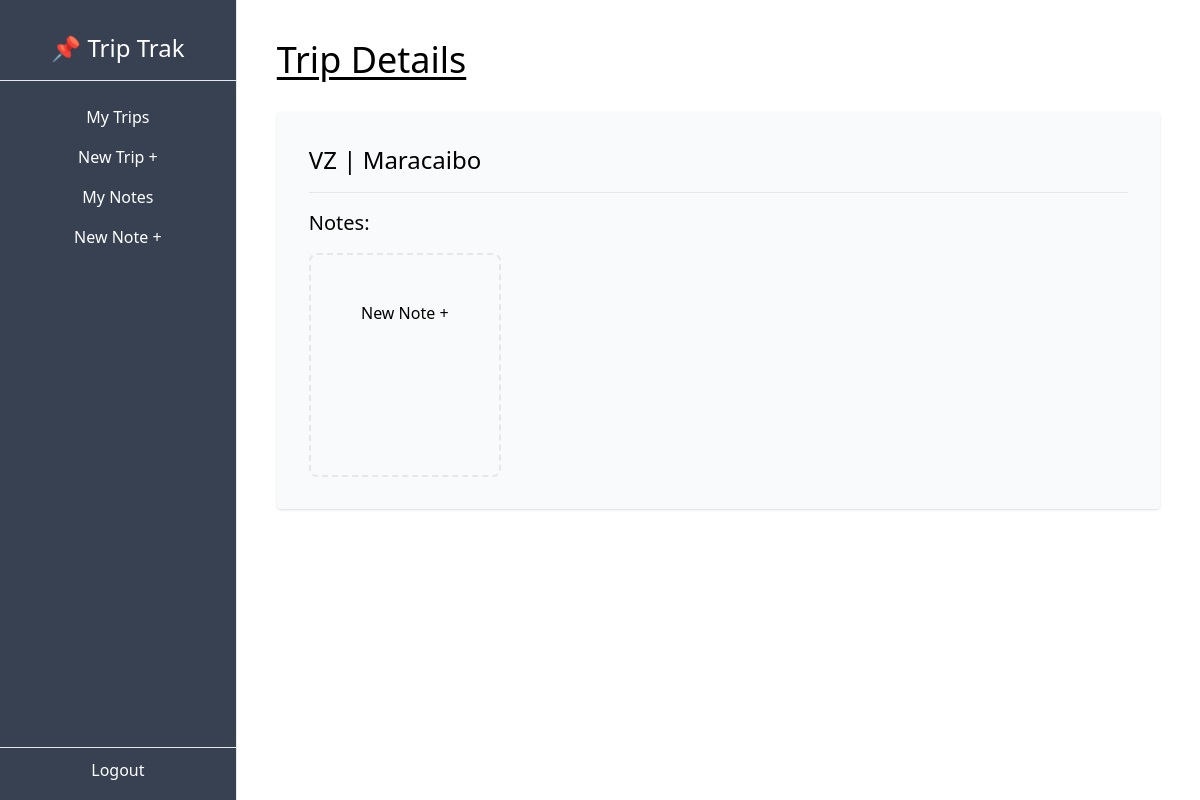
Before: /dashboard/trip/6/ with the older database file.
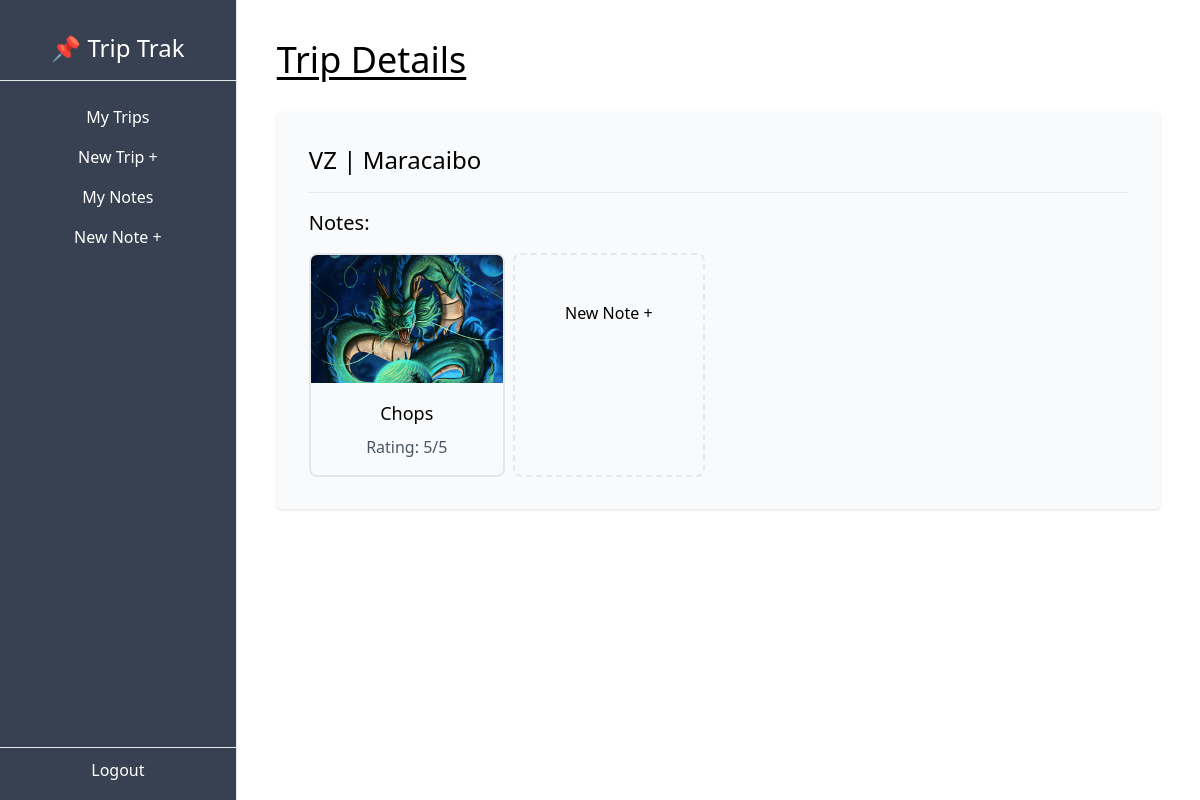
After: the same page with the newer database file.
### Trips/models.py (models this page shows, shortened)
class Note(models.Model):
    EXCURSION = (
        ('dinning', 'Dinning'),
        ('event', 'Event'),
        ('soccer game', 'Soccer Game'),
        ('shopping', 'Shopping'),
    )
    trip = models.ForeignKey(Trip, on_delete=models.CASCADE, related_name='notes')
    name = models.CharField(max_length=100)
    description = models.TextField()
    rating = models.PositiveSmallIntegerField(default=1, validators=[MaxValueValidator(5)])
    img = models.ImageField(upload_to='notes', blank=True, null=True)   # pillow
    type = models.CharField(max_length=100, choices=EXCURSION)

### Trips/views.py (the view)
# urls.py: path('dashboard/trip/<int:pk>/', TripDetailView.as_view(), name='trip-detail'),
class TripDetailView(DetailView):
    model = Trip
    def get_context_data(self, **kwargs):
        context = super().get_context_data(**kwargs)
        trip = context['object']
        notes = trip.notes.all()
        context['notes'] = notes
        return context

### Trips/templates/trips/trip_detail.html
{% extends 'Trips/_base.html' %}
{% block content %}
<h1 class="text-4xl underline underline-offset-4 mb-8">Trip Details</h1>
    <div class="bg-gray-50 p-8 rounded shadow my-4">
        <p class="text-2xl">{{trip.country}} | {{trip.city}}</p>
        <hr class="my-4">
        <h3 class="text-xl pb-4">Notes:</h3>
        <div class="flex gap-2 flex-wrap">
            {% for note in notes %}
            <a href="{% url 'note-detail' note.pk %}">
                <div class="border-2 rounded-lg pb-4 hover:shadow">
                    {% if note.img %}
                        <img class="w-48 h-32 object-cover overflow-hidden rounded-t-md" src="{{note.img.url}}" alt="{{note.name}}">
                    {% else %}
                        <div class="w-48 h-32 bg-gray-200 flex justify-center items-center">
                            <p>No Image Available</p>
                        </div>
                    {% endif %}
                    <p class="text-center mt-4 text-lg">{{note.name}}</p>
                    <p class="text-center mt-2 text-gray-600">Rating: {{note.rating}}/5</p>
                </div>
            </a>
            {% endfor %}
                <div class="border-2 border-dashed rounded-lg hover:shadow w-48 h-56 flex justify-center items-center">
                    <p class="min-h-32">New Note +</p>
                </div>
        </div>
    </div>
{% endblock content %}

Changed rows visible on the page:
added Note: img (picture), name "Chops", rating "5"
